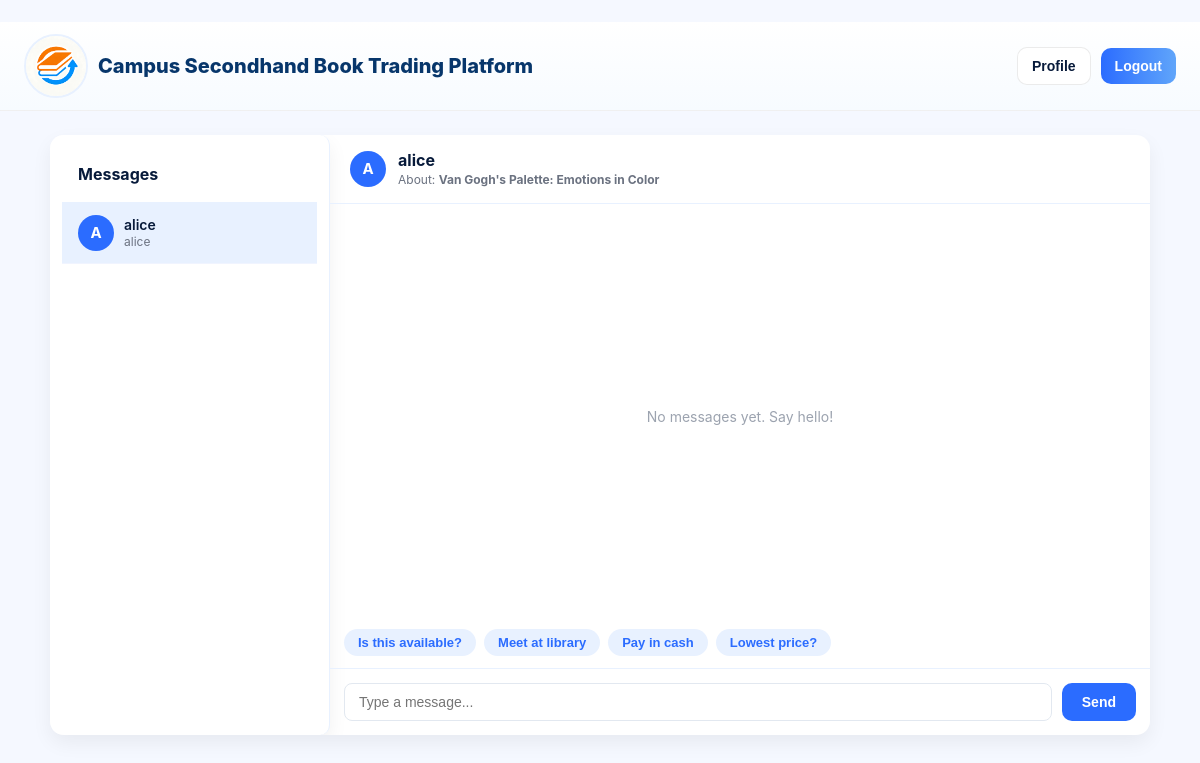
/chat/2/?book=30 (signed in), run on an earlier commit of the app's database.
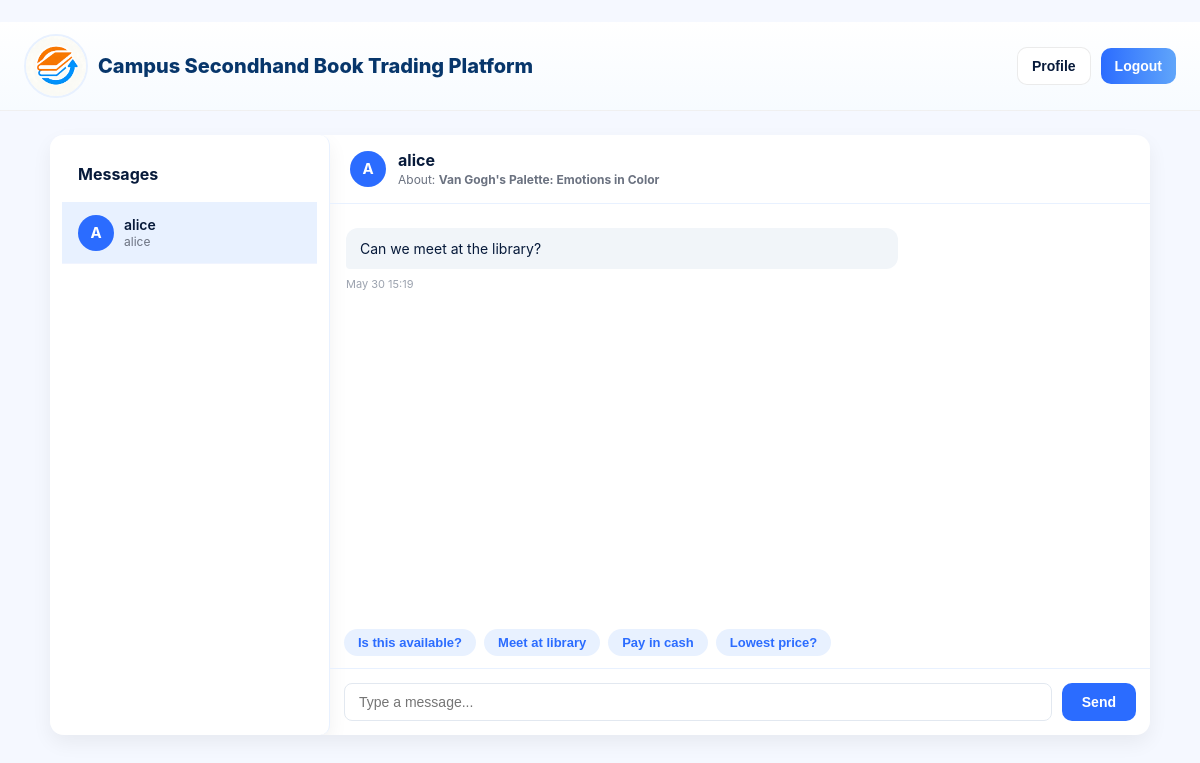
And on a later commit of the database.
### books/models.py (models this page shows, shortened)
class Book(models.Model):
    CONDITION_CHOICES = [
        ('like_new', 'Like New (98%)'),
        ('good', 'Good (85%)'),
        ('used', 'Used (70%)'),
    ]
    CATEGORY_CHOICES = [
        ('arts', 'Arts & Humanities'),
        ('business', 'Business & Management'),
        ('cs', 'Computer Science & IT'),
        ('math', 'Mathematics & Statistics'),
        ('engineering', 'Engineering'),
        ('education', 'Education'),
        ('social', 'Social Sciences'),
        ('natural', 'Natural Sciences'),
        ('health', 'Health & Medicine'),
        ('other', 'Other'),
    ]
    GRADE_CHOICES = [
        ('elem', 'Elementary School'),
        ('middle', 'Middle School'),
        ('hs', 'High School'),
        ('1', 'Freshman (Year 1)'),
        ('2', 'Sophomore (Year 2)'),
        ('3', 'Junior (Year 3)'),
        ('4', 'Senior (Year 4)'),
        ('ms1', "Master's Year 1"),
        ('ms2', "Master's Year 2"),
        ('ms3', "Master's Year 3"),
        ('phd1', 'PhD Year 1'),
        ('phd2', 'PhD Year 2'),
        ('phd3', 'PhD Year 3'),
        ('phd4', 'PhD Year 4'),
        ('phd5', 'PhD Year 5+'),
    ]
    title = models.CharField(max_length=300, verbose_name='Book Title / 书名')
    author = models.CharField(max_length=200, verbose_name='Author / 作者')
    price = models.DecimalField(
        max_digits=8, decimal_places=2, null=True, blank=True,
        verbose_name='Price / 价格'
    )
    description = models.TextField(blank=True, verbose_name='Description / 描述')
    cover = models.ImageField(
        upload_to='covers/', blank=True, null=True,
        verbose_name='Cover Image / 封面图'
    )
    university = models.ForeignKey(
        University, on_delete=models.SET_NULL, null=True, blank=True,
        related_name='books', verbose_name='University / 学校'
    )
    college = models.CharField(max_length=200, blank=True, verbose_name='College / Faculty / 学院')
    program = models.CharField(max_length=200, blank=True, verbose_name='Major / Program / 专业')
    grade = models.CharField(
        max_length=10, choices=GRADE_CHOICES, blank=True,
        verbose_name='Grade Level / 年级'
    )
    course = models.CharField(max_length=200, blank=True, verbose_name='Course / 课程')
    category = models.CharField(
        max_length=20, choices=CATEGORY_CHOICES, blank=True,
        verbose_name='Category / 分类'
    )
    condition = models.CharField(
        max_length=10, choices=CONDITION_CHOICES, default='good',
        verbose_name='Condition / 成色'
    )
    year_published = models.IntegerField(
        null=True, blank=True, verbose_name='Year Published / 出版年份'
    )
    seller = models.ForeignKey(
        User, on_delete=models.CASCADE, related_name='books',
        verbose_name='Seller / 卖家'
    )
    created_at = models.DateTimeField(auto_now_add=True, verbose_name='Listed At / 上架时间')
    is_sold = models.BooleanField(default=False, verbose_name='Is Sold / 已售')
    class Meta:
        ordering = ['-created_at']
        verbose_name = 'Book / 书籍'
        verbose_name_plural = 'Books / 书籍列表'

class Message(models.Model):
    sender = models.ForeignKey(User, on_delete=models.CASCADE, related_name='sent_messages')
    receiver = models.ForeignKey(User, on_delete=models.CASCADE, related_name='received_messages')
    book = models.ForeignKey(
        Book, on_delete=models.SET_NULL, null=True, blank=True, related_name='messages'
    )
    text = models.TextField()
    created_at = models.DateTimeField(auto_now_add=True)
    is_read = models.BooleanField(default=False)
    class Meta:
        ordering = ['created_at']

### books/views.py (the view, shortened to what this page needs)
# urls.py: path('chat/', views.chat_view, name='chat'),
@login_required
def chat_view(request, user_id=None):
    from django.contrib.auth.models import User
    sent_to = ChatMessage.objects.filter(sender=request.user).values_list('receiver_id', flat=True).distinct()
    received_from = ChatMessage.objects.filter(receiver=request.user).values_list('sender_id', flat=True).distinct()
    conversation_user_ids = set(sent_to) | set(received_from)
    conversation_users = User.objects.filter(pk__in=conversation_user_ids).exclude(pk=request.user.pk)
    other_user = None
    conversation = []
    book_context = None
    if user_id:
        other_user = get_object_or_404(User, pk=user_id)
        book_id = request.GET.get('book')
        if book_id:
            book_context = Book.objects.filter(pk=book_id).first()
        ChatMessage.objects.filter(
            sender=other_user, receiver=request.user, is_read=False
        ).update(is_read=True)
        conversation = ChatMessage.objects.filter(
            Q(sender=request.user, receiver=other_user)
            | Q(sender=other_user, receiver=request.user)
        ).select_related('sender').order_by('created_at')
        if other_user not in conversation_users:
            conversation_users = list(conversation_users) + [other_user]
    context = {
        'conversation_users': conversation_users,
        'other_user': other_user,
        'conversation': conversation,
        'book_context': book_context,
        'cart_count': len(request.session.get('cart', [])),
    }
    return render(request, 'chat.html', context)

### templates/chat.html (shortened to what this page needs)
﻿{% load static %}
<!DOCTYPE html>
<html lang="en">
<head>
  <link rel="stylesheet" href="{% static 'css/base.css' %}">
  <link rel="stylesheet" href="{% static 'css/chat.css' %}">
  <link rel="stylesheet" href="{% static 'css/styles.css' %}">
</head>
<body>
<header class="header">
  <div class="header-left">
    <a href="{% url 'books:home' %}" style="text-decoration:none;display:flex;align-items:center;gap:10px;">
      <img src="{% static 'img/logo.png' %}" class="logo" alt="logo">
      <span class="site-title">Campus Secondhand Book Trading Platform</span>
    </a>
  </div>
  <div class="header-right" style="display:flex;gap:10px;">
    <button class="btn-outline" onclick="location.href='{% url 'users:profile' %}'">Profile</button>
    <form method="post" action="{% url 'users:logout' %}" style="display:inline;">
      <button type="submit" class="btn-solid">Logout</button>
    </form>
  </div>
</header>
<div class="chat-page" style="max-width:1100px;margin:24px auto;display:grid;grid-template-columns:280px 1fr;gap:0;background:#fff;border-radius:14px;box-shadow:0 8px 20px rgba(2,6,23,.06);overflow:hidden;min-height:600px;">
  <div class="chat-list" style="border-right:1.5px solid #e8f1ff;display:flex;flex-direction:column;">
    <div style="padding:16px;border-bottom:1.5px solid #e8f1ff;">
      <h3 style="font-size:16px;font-weight:700;color:#071a3a;">Messages</h3>
    </div>
    {% if conversation_users %}
    {% for cu in conversation_users %}
    <a href="{% url 'books:chat_user' cu.pk %}{% if book_context %}?book={{ book_context.pk }}{% endif %}" style="text-decoration:none;">
      <div class="chat-user-item{% if other_user and other_user.pk == cu.pk %} active{% endif %}">
        <div class="chat-avatar">{{ cu.username|first|upper }}</div>
        <div>
          <div class="chat-user-name">{{ cu.get_full_name|default:cu.username }}</div>
          <div style="font-size:12px;color:#6b7280;">{{ cu.username }}</div>
        </div>
      </div>
    </a>
    {% endfor %}
    {% else %}
    <div style="padding:24px;text-align:center;color:#6b7280;font-size:13px;">
      No conversations yet.<br>Contact a seller to start chatting.
    </div>
    {% endif %}
  </div>
  <div style="display:flex;flex-direction:column;">
    {% if other_user %}
    <div style="padding:14px 20px;border-bottom:1.5px solid #e8f1ff;display:flex;align-items:center;gap:12px;">
      <div class="chat-avatar">{{ other_user.username|first|upper }}</div>
      <div>
        <div style="font-weight:700;color:#071a3a;">{{ other_user.get_full_name|default:other_user.username }}</div>
        {% if book_context %}
        <div style="font-size:12px;color:#6b7280;">About: <strong>{{ book_context.title }}</strong></div>
        {% endif %}
      </div>
    </div>
    <div class="messages" id="messageList">
      {% for msg in conversation %}
      <div>
        <div class="msg {% if msg.sender == user %}me{% else %}them{% endif %}">
          {{ msg.text }}
        </div>
        <div class="msg-time" style="{% if msg.sender == user %}text-align:right;{% endif %}">
          {{ msg.created_at|date:"M j" }} {{ msg.created_at|time:"H:i" }}
        </div>
      </div>
      {% empty %}
      <div style="flex:1;display:flex;align-items:center;justify-content:center;color:#9ca3af;font-size:14px;">
        No messages yet. Say hello!
      </div>
      {% endfor %}
    </div>
    <div class="quick-replies">
      <button class="quick-btn" onclick="fillInput('Is this still available?')">Is this available?</button>
      <button class="quick-btn" onclick="fillInput('Can we meet at the library?')">Meet at library</button>
      <button class="quick-btn" onclick="fillInput('I will pay in cash.')">Pay in cash</button>
      <button class="quick-btn" onclick="fillInput('What is the lowest price?')">Lowest price?</button>
    </div>
    <form method="post" action="" class="chat-input" id="chatForm">
      <input type="text" name="text" id="chatInput" placeholder="Type a message..." autocomplete="off" required>
      <button type="submit" class="btn-primary" style="padding:10px 20px;white-space:nowrap;">Send</button>
    </form>
    {% endif %}
  </div>
</div>
</body>
</html>

### static/css/base.css (style rules this page uses)
:root { --bg: #f5f8ff; --card: #ffffff; --muted: #6b7280; --accent: #2b6cff; --accent-2: #60a5fa; --btn: #ffd44d; --btn-text: #1f3a93; --radius: 12px; --shadow: 0 8px 20px rgba(2, 6, 23, 0.06); font-family: Inter, "Helvetica Neue", Arial, sans-serif; }
* { box-sizing: border-box; margin: 0; padding: 0; }
html, body { height: 100%; }
body { background: var(--bg); color: #0f172a; font-size: 16px; line-height: 1.4; }
.header, .site-header { display: flex; align-items: center; justify-content: space-between; padding: 12px 24px; background: linear-gradient(180deg, #fff, #f7fbff); border-bottom: 1px solid rgba(0, 0, 0, 0.06); position: sticky; top: 0; z-index: 50; gap: 12px; }
.header-left { display: flex; align-items: center; gap: 12px; }
.header-right { display: flex; align-items: center; gap: 8px; }
.logo { width: 44px; height: 44px; object-fit: cover; border-radius: 50%; border: 2px solid #e8f1ff; flex-shrink: 0; }
.site-title { font-size: 17px; font-weight: 800; color: #07366b; white-space: nowrap; }
.btn-primary { background: var(--accent); color: white; padding: 9px 16px; border-radius: 10px; border: none; cursor: pointer; font-weight: 700; font-size: 14px; text-decoration: none; display: inline-block; }
.btn-solid { background: linear-gradient(90deg, var(--accent), var(--accent-2)); color: white; padding: 9px 16px; border-radius: 10px; border: none; cursor: pointer; font-weight: 700; font-size: 14px; }
.btn-outline { background: white; border: 1.5px solid rgba(0, 0, 0, 0.1); padding: 9px 16px; border-radius: 10px; cursor: pointer; font-weight: 600; font-size: 14px; color: #071a3a; }

### static/css/chat.css (style rules this page uses)
.chat-page { max-width:1100px;margin:20px auto; display:grid;grid-template-columns:300px 1fr;gap:18px; }
.chat-list { background:var(--card);padding:12px;border-radius:10px; box-shadow:var(--shadow);height:600px;overflow:auto; }
.messages { flex:1;overflow:auto;padding:8px }
.msg { max-width:70%;padding:8px 10px;border-radius:10px;margin:8px 0 }
.msg.them { background:#f1f1f1;margin-right:auto }
.chat-input { display:flex;gap:8px;padding-top:8px }
.chat-input input { flex:1;padding:10px;border-radius:8px; border:1px solid rgba(0,0,0,0.08); }

### static/css/styles.css (style rules this page uses)
:root { --bg:#f5f8ff; --card:#ffffff; --muted:#6b7280; --accent:#2b6cff; --accent-2:#60a5fa; --btn:#ffd44d; --btn-text:#1f3a93; --radius:12px; --shadow: 0 8px 20px rgba(2,6,23,0.06); font-family: Inter, "Helvetica Neue", Arial, sans-serif; }
* { box-sizing:border-box;margin:0;padding:0 }
html,body { height:100% }
body { background:var(--bg);color:#0f172a;font-size:16px;line-height:1.4 }
.header-left { display:flex;align-items:center;gap:12px }
.logo { width:64px;height:64px;object-fit:contain }
.site-title { font-size:20px;font-weight:800;color:#07366b }
.header-right { display:flex;align-items:center;gap:8px }
.btn-primary { background:var(--accent);color:white;padding:10px 14px;border-radius:10px;border:none;cursor:pointer;font-weight:700 }
.btn-solid { background:linear-gradient(90deg,var(--accent),var(--accent-2));color:white;padding:10px 14px;border-radius:10px;border:none;cursor:pointer;font-weight:700 }
.btn-outline { background:white;border:1px solid rgba(0,0,0,0.08);padding:10px 14px;border-radius:10px;cursor:pointer;font-weight:700 }
.chat-page { max-width:1100px;margin:20px auto;display:grid;grid-template-columns:300px 1fr;gap:18px }
.chat-list { background:var(--card);padding:12px;border-radius:10px;box-shadow:var(--shadow);height:600px;overflow:auto }
.messages { flex:1;overflow:auto;padding:8px }
.msg { max-width:70%;padding:8px 10px;border-radius:10px;margin:8px 0 }
.msg.them { background:#f1f1f1;margin-right:auto }
.chat-input { display:flex;gap:8px;padding-top:8px }
.chat-input input { flex:1;padding:10px;border-radius:8px;border:1px solid rgba(0,0,0,0.08) }

What changed in the data, as far as the page shows it:
added Message: text "Can we meet at the library?", created_at "May 30", created_at "15:19"
Also different on the page:
text no longer shown: "No messages yet. Say hello!"
